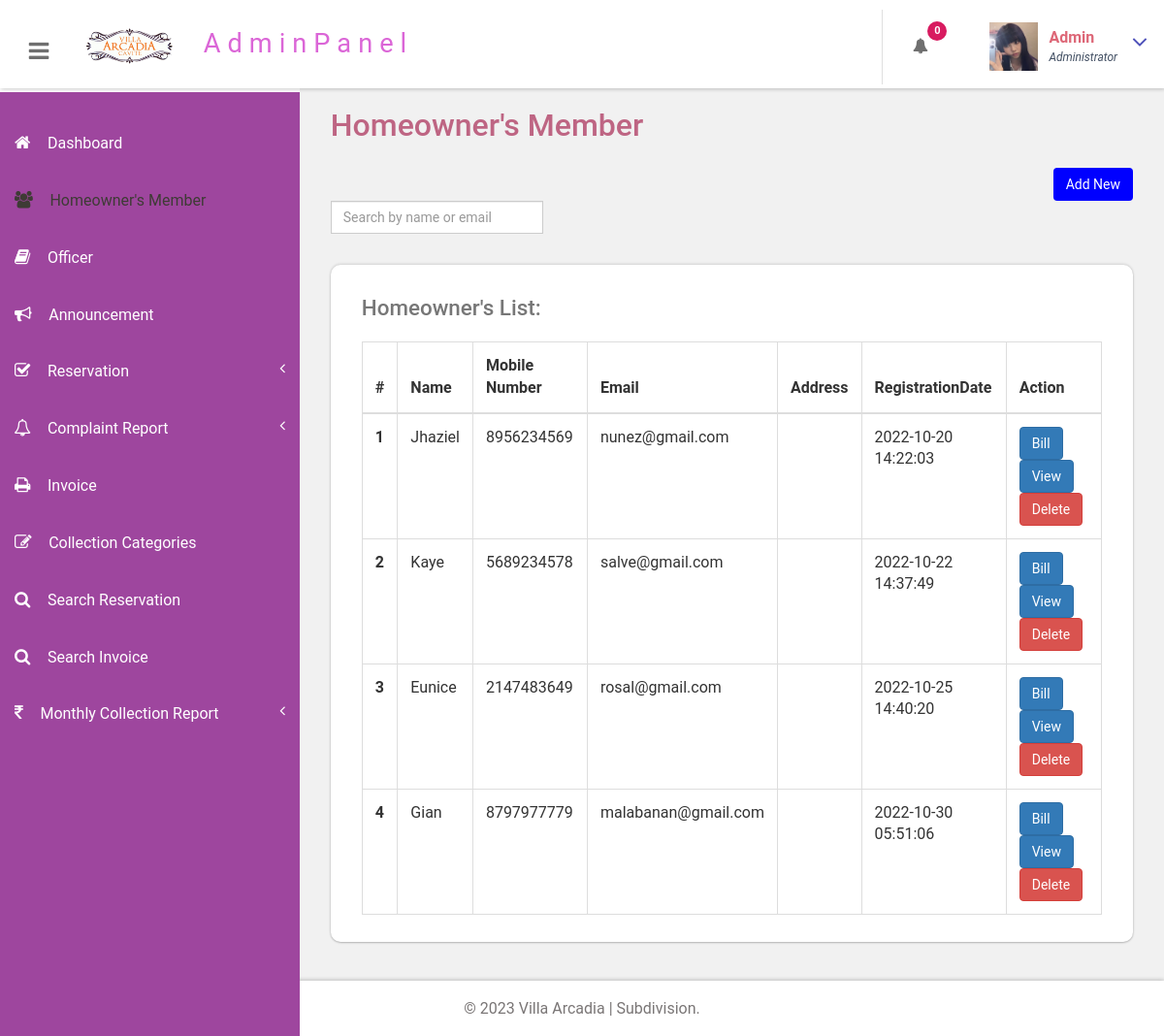
The app's page /portal/admin/customer-list.php (signed in), older data.
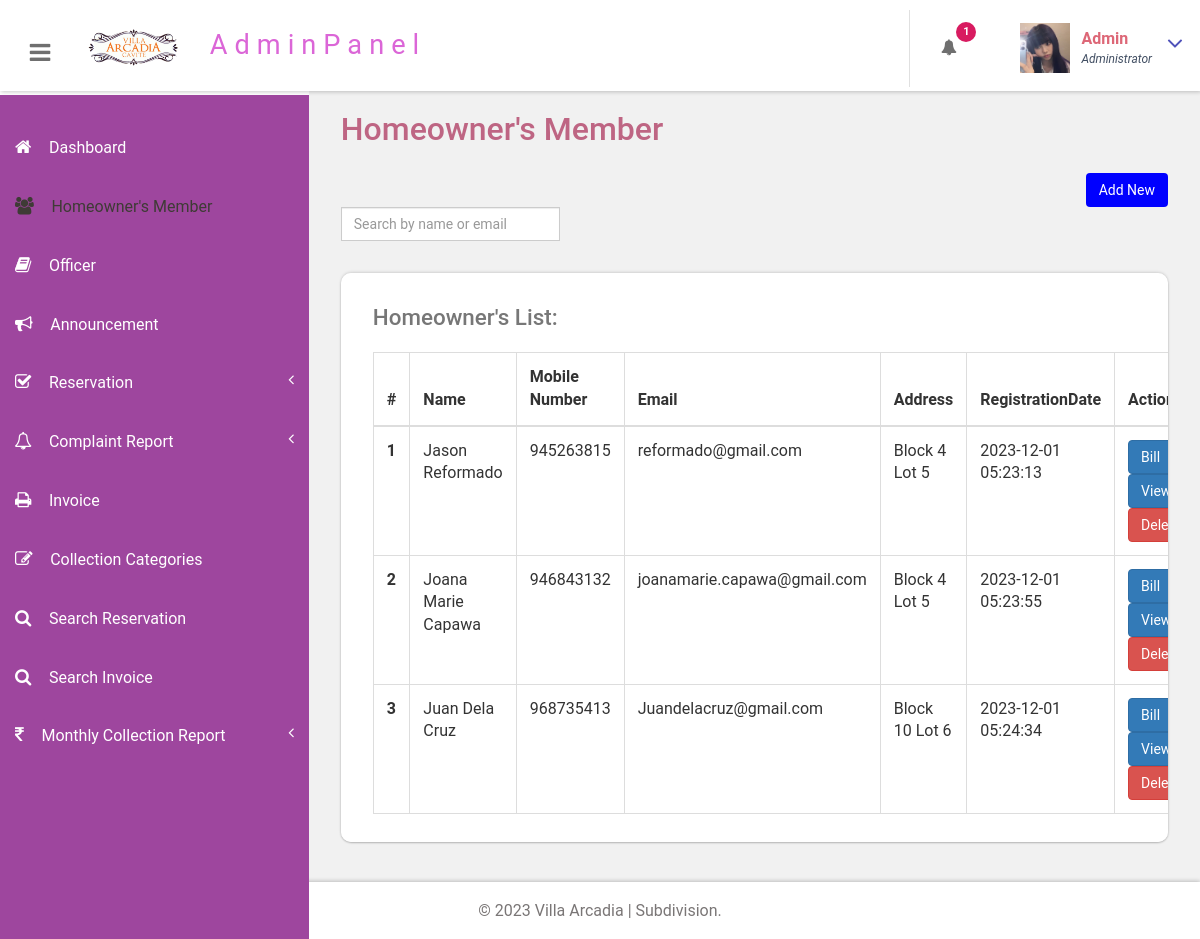
The same page, newer data.
### tables this page shows
CREATE TABLE `tbluser` (
  `ID` int(10) NOT NULL,
  `FirstName` varchar(120) DEFAULT NULL,
  `LastName` varchar(250) DEFAULT NULL,
  `MobileNumber` bigint(10) DEFAULT NULL,
  `Email` varchar(120) DEFAULT NULL,
  `Password` varchar(120) DEFAULT NULL,
  `RegDate` timestamp NULL DEFAULT current_timestamp(),
  `address` varchar(225) NOT NULL,
  `numplp` int(10) NOT NULL
);

### portal/admin/customer-list.php (the view, shortened to what this page needs)
<?php
include('includes/dbconnection.php');
if (strlen($_SESSION['bpmsaid']==0)) {
  header('location:logout.php');
  } else{
  ?>
<!DOCTYPE HTML>
<html>
<head>
<link href="css/bootstrap.css" rel='stylesheet' type='text/css' />
<link href="css/style.css" rel='stylesheet' type='text/css' />
<link href="css/font-awesome.css" rel="stylesheet">
<link href="css/animate.css" rel="stylesheet" type="text/css" media="all">
<link href="css/custom.css" rel="stylesheet">
</head>
<body class="cbp-spmenu-push">
	<div class="main-content">
		 <?php include_once('includes/sidebar.php');?>
		 <?php include_once('includes/header.php');?>
		<div id="page-wrapper">
			<div class="main-page">
				<div class="tables">
					<h3 class="title1">Homeowner's Member</h3>
					<div class="text-right">
    <a href="../signup.php" class="btn btn-secondary" style="background-color: blue; color: white;">
        <i class="bi bi-plus-circle-fill"></i> Add New
    </a>
</div>
<form action="" method="get" class="mb-4">
      <div class="input-group">
        <input type="text" class="form-control" name="search" placeholder="Search by name or email">
      </div>
    </form>
					<div class="table-responsive bs-example widget-shadow">
						<h4>Homeowner's List:</h4>
						<table class="table table-bordered"> <thead> <tr> <th>#</th> <th>Name</th> <th>Mobile Number</th><th>Email</th><th>Address</th> <th>RegistrationDate</th><th>Action</th> </tr> </thead> <tbody>
<?php
$ret=mysqli_query($con,"select *from  tbluser");
$cnt=1;
while ($row=mysqli_fetch_array($ret)) {
?>
						 <tr> <th scope="row"><?php echo $cnt;?></th> <td><?php  echo $row['FirstName'];?> <?php  echo $row['LastName'];?></td> <td><?php  echo $row['MobileNumber'];?></td><td><?php  echo $row['Email'];?></td> <td><?php  echo $row['address'];?></td> <td><?php  echo $row['RegDate'];?></td>
						 	<td> <a href="add-customer-services.php?addid=<?php echo $row['ID'];?>" class="btn btn-primary">Bill</a>
							 <a href="#?addid=<?php echo $row['ID'];?>" class="btn btn-primary">View</a>
<a href="customer-list.php?delid=<?php echo $row['ID'];?>" class="btn btn-danger" onClick="return confirm('Are you sure you want to delete?')">Delete</a>
						 		</td> </tr>   <?php
$cnt=$cnt+1;
}?></tbody> </table>
					</div>
				</div>
			</div>
		</div>
		 <?php include_once('includes/footer.php');?>
	</div>
</body>
</html>
<?php }  ?>

### portal/admin/includes/sidebar.php (shortened to what this page needs)
<!DOCTYPE html>
<html lang="en">
<head>
</head>
<body>
  <div class=" sidebar" role="navigation">
            <div class="navbar-collapse">
        <nav class="cbp-spmenu cbp-spmenu-vertical cbp-spmenu-left" id="cbp-spmenu-s1">
          <ul class="nav" id="side-menu">
            <li>
              <a href="dashboard.php"><i class="fa fa-home nav_icon"></i>Dashboard</a>
            </li>
            <li>
              <a href="customer-list.php" class="chart-nav"><i class="fa fa-users nav_icon"></i>Homeowner's Member</a>
            </li>
            <li>
              <a href="officer.php"><i class="fa fa-book nav_icon"></i>Officer <span class=""></span></a>
            </li>
            <li>
              <a href="announcement.php"><i class="fa fa-bullhorn nav_icon"></i>Announcement <span class=""></span></a>
            </li>
            <li>
              <a href="all-appointment.php"><i class="fa fa-check-square-o nav_icon"></i>Reservation<span class="fa arrow"></span></a>
            </li>
           <li>
              <a href="readenq.php"><i class="fa fa-bell-o nav_icon"></i>Complaint Report<span class="fa arrow"></span></a>
            </li>
            <li>
              <a href="invoices.php"><i class="fa fa-print nav_icon"></i>Invoice<span class=""></span></a>
            </li>
            <li>
              <a href="manage-services.php" class="chart-nav"><i class="fa fa-pencil-square-o nav_icon"></i>Collection Categories</a>
            </li>
            <li>
              <a href="search-appointment.php" class="chart-nav"><i class="fa fa-search nav_icon"></i>Search Reservation</a>
            </li>
            <li>
              <a href="search-invoices.php" class="chart-nav"><i class="fa fa-search nav_icon"></i>Search Invoice</a>
            </li>
            <li>
              <a href="sales-reports.php"><i class="fa fa-money nav_icon"></i>Monthly Collection Report<span class="fa arrow"></span></a>
            </li>
          </ul>
        </nav>
      </div>
    </div>
</body>
</html>

### portal/admin/includes/header.php (shortened to what this page needs)
<div class="sticky-header header-section ">
      <div class="header-left">
        <button id="showLeftPush"><i class="fa fa-bars"></i></button>
        <div class="logo">
          <a href="index.html">
            <img src="images/logo.png" width="100px" class="img-responsive ">
            <span>AdminPanel</span>
          </a>
        </div>
		<br>
      </div>
      <div class="header-right">
        <div class="profile_details_left">
          <ul class="nofitications-dropdown">
            <?php
$ret1=mysqli_query($con,"select tbluser.FirstName,tbluser.LastName,tblbook.ID as bid,tblbook.AptNumber from tblbook join tbluser on tbluser.ID=tblbook.UserID where tblbook.Status is null");
$num=mysqli_num_rows($ret1);
?>
            <li class="dropdown head-dpdn">
              <a href="#" class="dropdown-toggle" data-toggle="dropdown" aria-expanded="false"><i class="fa fa-bell"></i><span class="badge blue"><?php echo $num;?></span></a>
            </li>
          </ul>
          <div class="clearfix"> </div>
        </div>
        <div class="profile_details">
        <?php
$adid=$_SESSION['bpmsaid'];
$ret=mysqli_query($con,"select AdminName from tbladmin where ID='$adid'");
$row=mysqli_fetch_array($ret);
$name=$row['AdminName'];
?>
          <ul>
            <li class="dropdown profile_details_drop">
              <a href="#" class="dropdown-toggle" data-toggle="dropdown" aria-expanded="false">
                <div class="profile_img">
                  <span class="prfil-img"><img src="images/admin.jpg" alt="" width="50" height="50"> </span>
                  <div class="user-name">
                    <p><?php echo $name; ?></p>
                    <span>Administrator</span>
                  </div>
                  <i class="fa fa-angle-down lnr"></i>
                  <div class="clearfix"></div>
                </div>
              </a>
            </li>
          </ul>
        </div>
      </div>
      <div class="clearfix"> </div>
    </div>

### portal/admin/includes/footer.php
<div class="footer">
   <p>&copy; 2023 Villa Arcadia | Subdivision.</p>
</div>

### portal/admin/css/custom.css (style rules this page uses)
#page-wrapper { padding:7em 2em 2.5em; background-color: #F1F1F1; }
.sidebar .arrow { float: right; }
.sidebar .fa.arrow:before { content: "\f104"; }

### portal/admin/includes/sidebar.php (style rules this page uses)
h4 { color: black; }

Row changes from the older to the newer data that the page shows:
removed tbluser: FirstName "Jhaziel", MobileNumber "8956234569", Email "nunez@gmail.com", RegDate "2022-10-20 14:22:03"
removed tbluser: FirstName "Kaye", MobileNumber "5689234578", Email "salve@gmail.com", RegDate "2022-10-22 14:37:49"
removed tbluser: FirstName "Eunice", MobileNumber "2147483649", Email "rosal@gmail.com", RegDate "2022-10-25 14:40:20"
removed tbluser: FirstName "Gian", MobileNumber "8797977779", Email "malabanan@gmail.com", RegDate "2022-10-30 05:51:06"
added tbluser: FirstName "Jason", LastName "Reformado", MobileNumber "945263815", Email "reformado@gmail.com", address "Block 4 Lot 5", RegDate "2023-12-01 05:23:13"
added tbluser: FirstName "Joana Marie", LastName "Capawa", MobileNumber "946843132", Email "joanamarie.capawa@gmail.com", address "Block 4 Lot 5", RegDate "2023-12-01 05:23:55"
added tbluser: FirstName "Juan", LastName "Dela Cruz", MobileNumber "968735413", Email "Juandelacruz@gmail.com", address "Block 10 Lot 6", RegDate "2023-12-01 05:24:34"
Text that changed along with them:
$num: "0" → "1"
